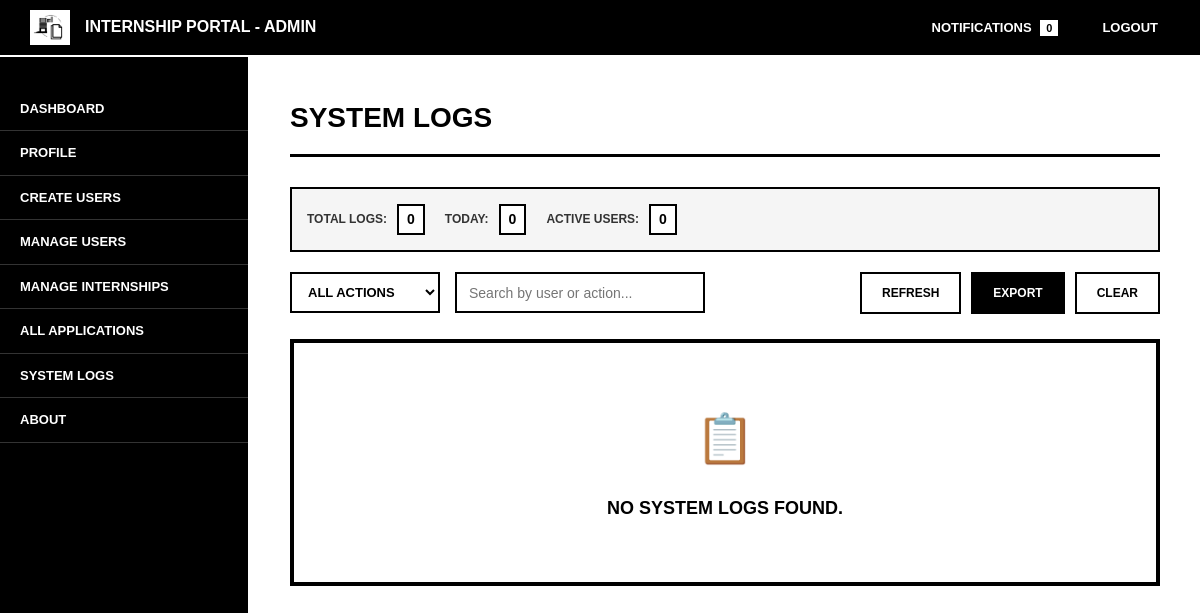
Before: /superadmin/system_logs.php (signed in) with the older database file.
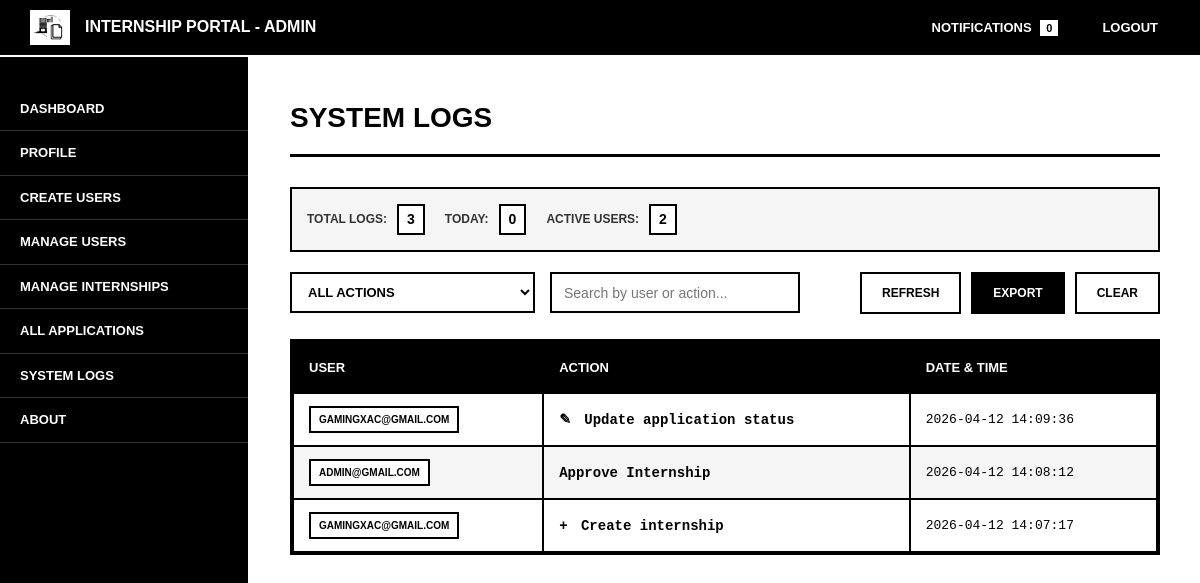
After: the same page with the newer database file.
### tables this page shows
CREATE TABLE `system_logs` (
  `log_id` int(11) NOT NULL,
  `user_id` int(11) DEFAULT NULL,
  `action` varchar(255) NOT NULL,
  `description` text DEFAULT NULL,
  `created_at` timestamp NOT NULL DEFAULT current_timestamp()
);

CREATE TABLE `users` (
  `user_id` int(11) NOT NULL,
  `email` varchar(255) NOT NULL,
  `password_hash` varchar(255) DEFAULT NULL,
  `user_type` enum('admin','staff','intern','superadmin') NOT NULL,
  `verified` tinyint(1) DEFAULT 0,
  `created_at` timestamp NOT NULL DEFAULT current_timestamp(),
  `updated_at` timestamp NOT NULL DEFAULT current_timestamp() ON UPDATE current_timestamp(),
  `first_login` tinyint(1) DEFAULT 1,
  `reset_token` varchar(255) DEFAULT NULL,
  `token_expiry` datetime DEFAULT NULL,
  `status` enum('active','banned','suspended') DEFAULT 'active'
);

### superadmin/system_logs.php (the view, shortened to what the changed rows need)
<?php
require_once '../includes/functions.php';
$page = isset($_GET['page']) ? max(1, (int) $_GET['page']) : 1;
$limit = 50;
$offset = ($page - 1) * $limit;
$stmt = $pdo->query("
    SELECT l.*, u.email
    FROM system_logs l
    LEFT JOIN users u ON l.user_id = u.user_id
    ORDER BY l.created_at DESC
    LIMIT $limit OFFSET $offset
");
$logs = $stmt->fetchAll();
$totalStmt = $pdo->query("SELECT COUNT(*) FROM system_logs");
$totalLogs = $totalStmt->fetchColumn();
$uniqueUsersStmt = $pdo->query("SELECT COUNT(DISTINCT user_id) FROM system_logs WHERE user_id IS NOT NULL");
$uniqueUsers = $uniqueUsersStmt->fetchColumn();
function getActionClass($action)
{
    $action = strtolower($action);
    if (strpos($action, 'create') !== false) {
        return 'action-create';
    }
    if (strpos($action, 'update') !== false) {
        return 'action-update';
    }
    return '';
}
?>
<!DOCTYPE html>
<html>
<head>
    <link rel="stylesheet" href="../assets/css/system.css">
    <link rel="stylesheet" href="../assets/css/responsive.css">
</head>
<body>
<div class="wrapper">
    <div class="main-content">
        <h2>System Logs</h2>
        <div class="logs-stats">
            <div class="stat-item">
                <span class="stat-label">Total Logs:</span>
                <span class="stat-value"><?= $totalLogs ?></span>
            </div>
            <div class="stat-item">
                <span class="stat-label">Active Users:</span>
                <span class="stat-value"><?= $uniqueUsers ?></span>
            </div>
        </div>
        <div class="table-container">
            <?php if (count($logs) > 0): ?>
            <table id="logsTable">
                <thead>
                    <tr>
                        <th>User</th>
                        <th>Action</th>
                        <th>Date & Time</th>
                    </tr>
                </thead>
                <tbody>
                    <?php foreach ($logs as $log): ?>
                    <tr data-action="<?= htmlspecialchars($log['action']) ?>">
                        <td>
                            <?php if ($log['email']): ?>
                                <span class="user-badge"><?= htmlspecialchars($log['email']) ?></span>
                            <?php else: ?>
                                <span class="user-badge user-system">SYSTEM</span>
                            <?php endif; ?>
                        </td>
                        <td>
                            <span class="action-log <?= getActionClass($log['action']) ?>">
                                <?= htmlspecialchars($log['action']) ?>
                            </span>
                        </td>
                        <td class="log-date"><?= date('Y-m-d H:i:s', strtotime($log['created_at'])) ?></td>
                    </tr>
                    <?php endforeach; ?>
                </tbody>
            </table>
            <?php else: ?>
            <div class="no-results">
                No system logs found.
            </div>
            <?php endif; ?>
        </div>
    </div>
</div>
</body>
</html>

Changed rows visible on the page:
added system_logs: user.email "GAMINGXAC@GMAIL.COM", action "Update application status", created_at "2026-04-12 14:09:36"
added system_logs: user.email "ADMIN@GMAIL.COM", action "Approve Internship", created_at "2026-04-12 14:08:12"
added system_logs: user.email "GAMINGXAC@GMAIL.COM", action "Create internship", created_at "2026-04-12 14:07:17"
Other visible differences:
$totalLogs: "0" → "3"
$uniqueUsers: "0" → "2"
text no longer shown: "NO SYSTEM LOGS FOUND."
text now shown: "USER ACTION DATE & TIME"
